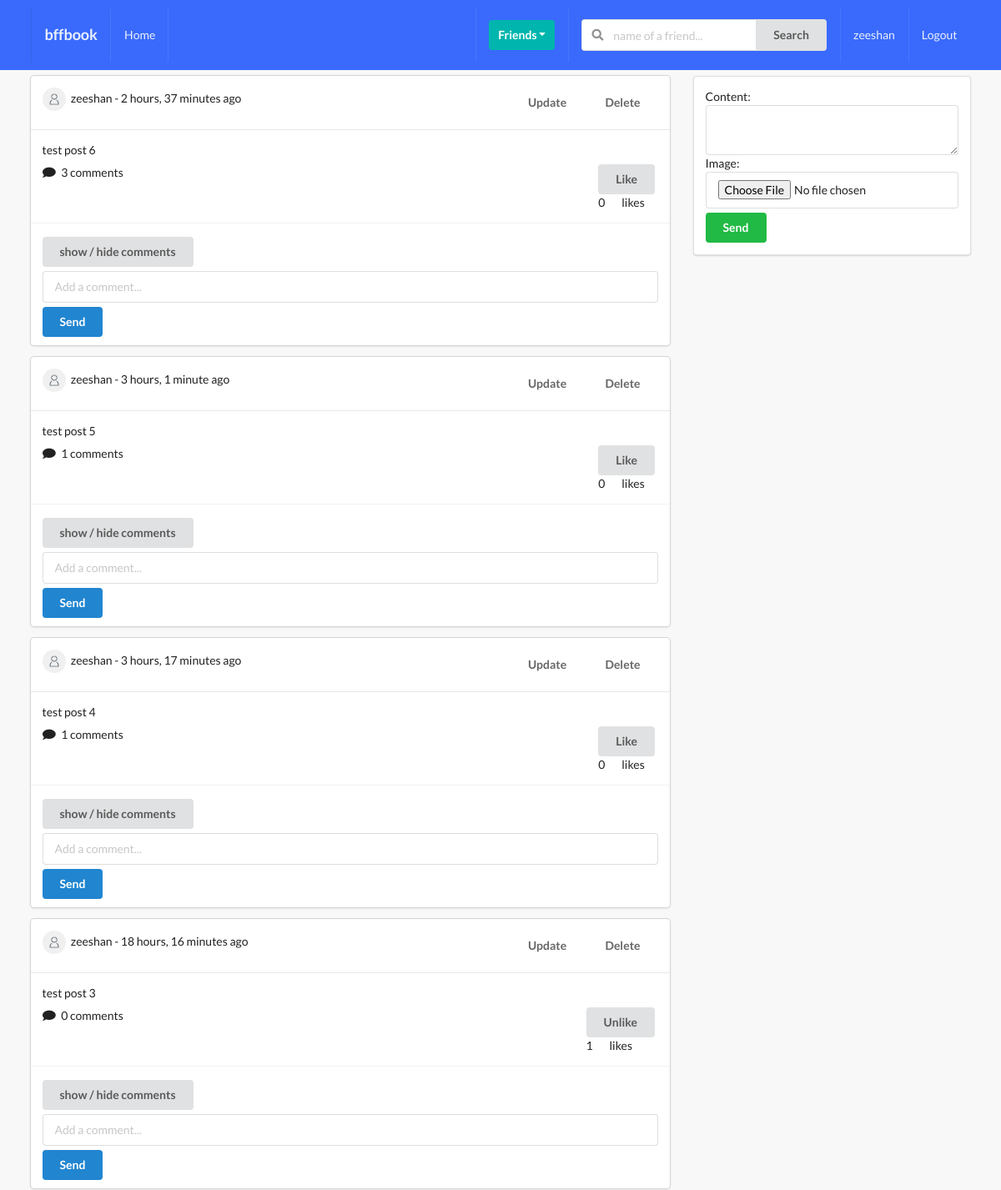
Page /posts/ (signed in, upper part) on the earlier database version.
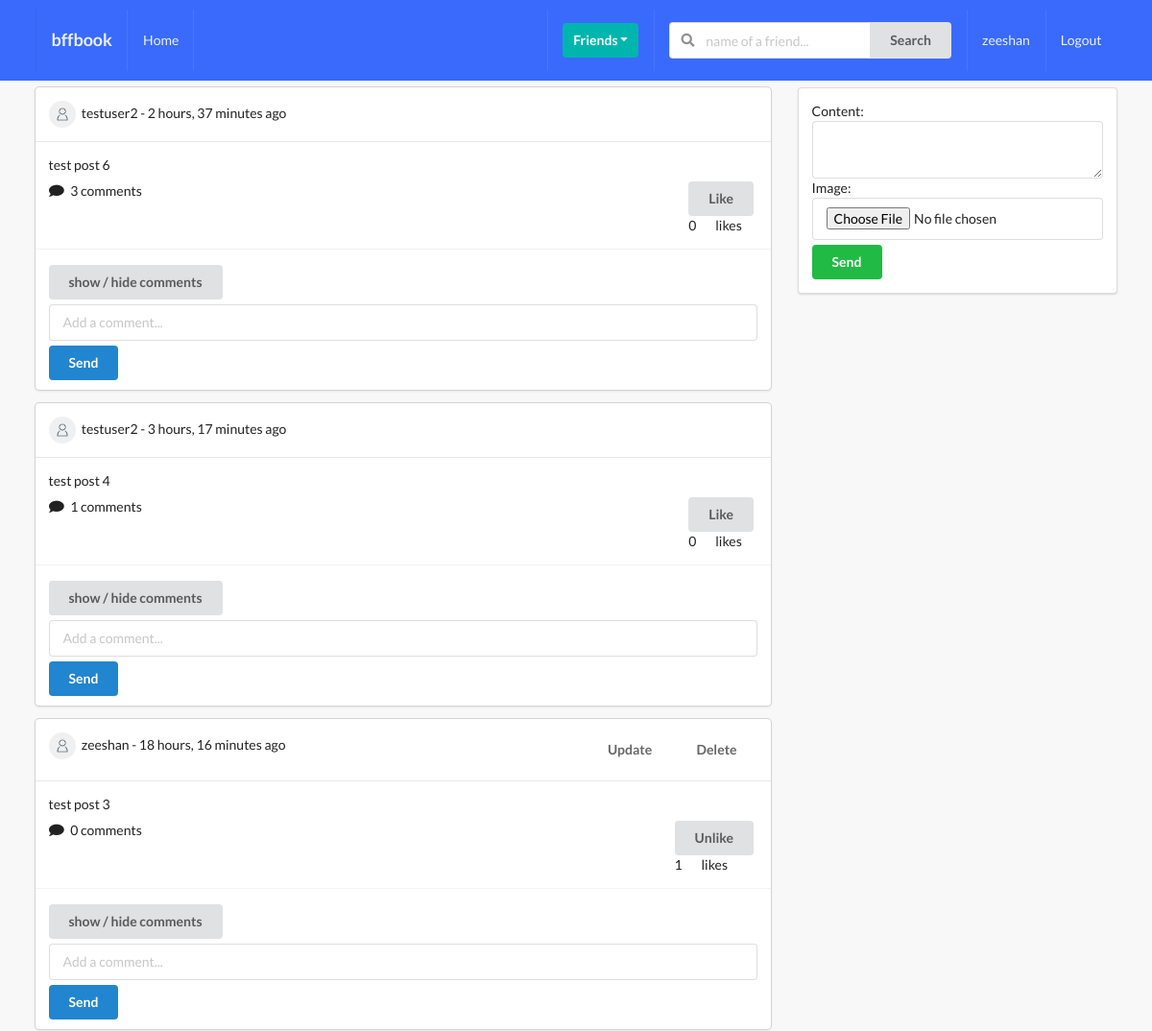
Same page on the later database version.
### posts/models.py (models this page shows, shortened)
class Post(models.Model):
    content = models.TextField()
    image = models.ImageField(upload_to='posts', validators=[FileExtensionValidator(['png', 'jpg', 'jpeg'])], blank=True)
    liked = models.ManyToManyField(Profile, blank=True, related_name='likes')
    updated = models.DateTimeField(auto_now=True)
    created = models.DateTimeField(auto_now_add=True)
    author = models.ForeignKey(Profile, on_delete=models.CASCADE, related_name='posts')
    def num_likes(self):
        return self.liked.all().count()
    def num_comments(self):
        return self.comment_set.all().count()
    class Meta:
        ordering = ('-created',)

### profiles/models.py (models this page shows, shortened)
class Profile(models.Model):
    first_name = models.CharField(max_length=200, blank=True)
    last_name = models.CharField(max_length=200, blank=True)
    user = models.OneToOneField(User, on_delete=models.CASCADE)
    bio = models.TextField(default="No bio ...", max_length=300)
    email = models.EmailField(max_length=200, blank=True)
    country = models.CharField(max_length=200, blank=True)
    avatar = models.ImageField(default='avatar.png', upload_to='avatars/')
    friends = models.ManyToManyField(User, blank=True, related_name='friends')
    slug = models.SlugField(unique=True, blank=True)
    updated = models.DateTimeField(auto_now=True)
    created = models.DateTimeField(auto_now_add=True)
    def __str__(self):
        return f"{self.user.username} - {self.created.strftime('%d-%m-%Y')}"

### posts/views.py (the view, shortened to what this page needs)
# urls.py: path('', post_comment_create_and_list_view, name='main-post-view'),
def post_comment_create_and_list_view(request):
    qs = Post.objects.all()
    profile = Profile.objects.get(user=request.user)
    p_form = PostModelForm()
    c_form = CommentModelForm()
    post_added = False
    profile = Profile.objects.get(user=request.user)
    context = {
        'qs': qs,
        'profile': profile,
        'p_form': p_form,
        'c_form': c_form,
        'post_added': post_added,
    }
    return render(request, 'posts/main.html', context)

### posts/forms.py
class PostModelForm(forms.ModelForm):
    content = forms.CharField(widget=forms.Textarea(attrs={'rows':2}))
    class Meta:
        model = Post
        fields = ('content', 'image')

class CommentModelForm(forms.ModelForm):
    body = forms.CharField(label='', widget=forms.TextInput(attrs={'placeholder': 'Add a comment...'}))
    class Meta:
        model = Comment
        fields = ('body',)

### posts/templates/posts/main.html (shortened to what this page needs)
{% extends 'base.html' %}
{% block content %}
<div class="ui grid">
    <div class="eleven wide column">
        {% for obj in qs %}
        <div class="ui fluid card">
            <div class="content">
                <div class="right floated meta">
                <div class="ui grid">
                    <div class="row">
                        {% ifequal request.user obj.author.user %}
                            <a href="{% url 'posts:post-update' obj.pk %}"><button class="ui button bwhite-lg ">Update</button></a>
                            <a href="{% url 'posts:post-delete' obj.pk %}"><button class="ui button bwhite-lg ">Delete</button></a>
                        {% endifequal %}
                    </div>
                </div>
                </div>
                <img class="ui avatar image" src={{obj.author.avatar.url}}>
                {{ obj.author.user }} - {{ obj.created|timesince}} ago
            </div>
            <div class="content">
                <p> {{ obj.content }} </p>
                <div class="right floated">
                    <form action="{% url 'posts:like-post-view' %}" method="POST" class='like-form' id='{{obj.id}}'>
                            <button type="submit" class="ui button like-btn{{obj.id}}">
                                {% if profile not in obj.liked.all %}
                                    Like
                                {% else %}
                                    Unlike
                                {% endif %}
                            </button>
                            <div class="ui grid">
                                <div class="column">
                                    <div class="like-count{{obj.id}}"> {{obj.num_likes}} </div>
                                </div>
                                <div class="column">
                                    likes
                                </div>
                            </div>
                    </form>
                </div>
                <i class="comment icon"></i>
                <span> {{ obj.num_comments }} comments</span>
            </div>
            <div class="extra content">
                <button class="cmt_btn ui button mb-5">show / hide comments</button>
                <form action="" method="POST"class='ui fluid form'>
                    {{ c_form }}
                    <button type="submit" name="submit_c_form" class="ui primary button mt-5 w-full">Send</button>
                </form>
            </div>
        </div>
        {% endfor %}
    </div>
    <div class="five wide column">
        <div class="ui segment">
            <form action="" method="POST" class='ui form' enctype="multipart/form-data">
                {{p_form}}
                <button type='submit' name="submit_p_form" class="ui positive button w-full mt-5">Send</button>
            </form>
        </div>
    </div>
</div>
{% endblock content %}

Differences in the rows shown:
removed Post: author.avatar (placeholder picture), author.user "zeeshan", created "3 hours, 1 minute", content "test post 5", shows "Like", num_likes "0", num_comments "1"
changed Post "2 hours, 37 minutes": author.user "zeeshan" → "testuser2"; no longer shows "Update Delete"
changed Post "3 hours, 17 minutes": author.user "zeeshan" → "testuser2"; no longer shows "Update Delete"
